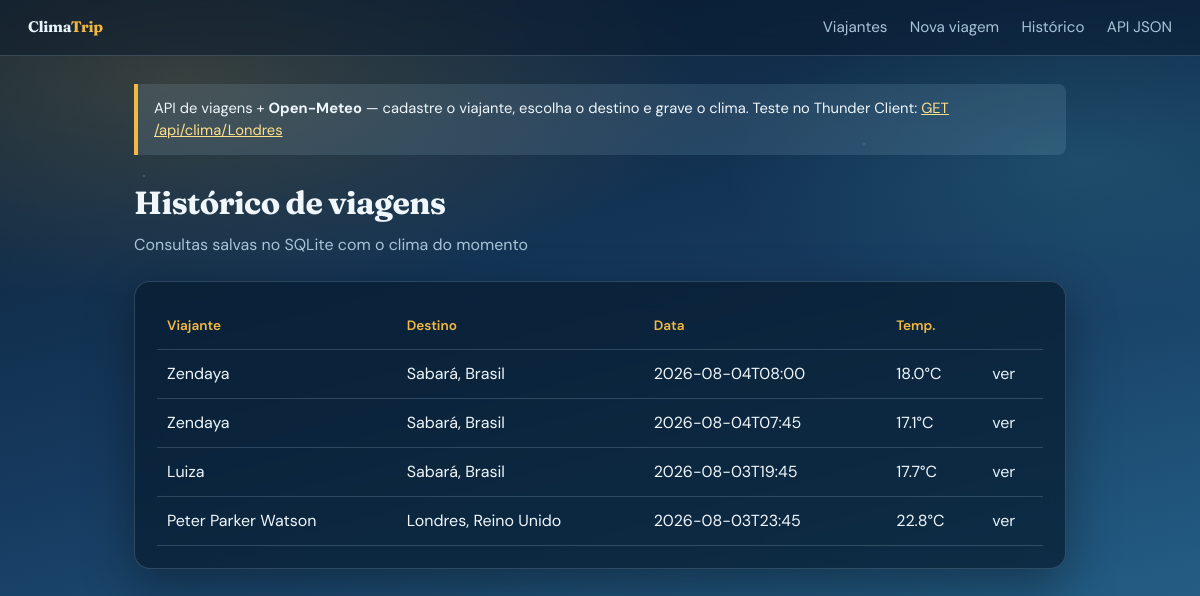
Page /viagens on the committed database.
### models/viagem.py (models this page shows, shortened)
class Viagem(ModeloBase):
    __tablename__ = "viagens"
    viajante_id = db.Column(db.Integer, db.ForeignKey("viajantes.id"), nullable=False)
    destino = db.Column(db.String(120), nullable=False)
    pais = db.Column(db.String(80), default="")
    latitude = db.Column(db.Float, nullable=False)
    longitude = db.Column(db.Float, nullable=False)
    data_consulta = db.Column(db.String(30), nullable=False)
    temperatura_c = db.Column(db.Float, nullable=False)
    vento_kmh = db.Column(db.Float, nullable=False)
    umidade = db.Column(db.Integer, nullable=True)
    codigo_clima = db.Column(db.Integer, nullable=True)
    descricao_clima = db.Column(db.String(80), default="")
    viajante = db.relationship("Viajante", back_populates="viagens")
    @classmethod
    def listar(cls):
        return cls.query.order_by(cls.id.desc()).all()

### models/viajante.py (models this page shows, shortened)
class Viajante(ModeloBase):
    __tablename__ = "viajantes"
    nome = db.Column(db.String(120), nullable=False, unique=True)
    viagens = db.relationship(
        "Viagem",
        back_populates="viajante",
        cascade="all, delete-orphan",
        lazy="dynamic",
    )

### controllers/viagens_controller.py (the view)
@viagens_bp.route("/viagens")
def lista_viagens():
    return render_template("lista_viagens.html", viagens=Viagem.listar())

### views/templates/lista_viagens.html (shortened to what this page needs)
{% extends "layout.html" %}
{% block content %}
<h1>Histórico de viagens</h1>
<p class="subtitulo">Consultas salvas no SQLite com o clima do momento</p>
<section class="painel">
    {% if viagens %}
    <table class="tabela">
        <thead>
            <tr>
                <th>Viajante</th>
                <th>Destino</th>
                <th>Data</th>
                <th>Temp.</th>
                <th></th>
            </tr>
        </thead>
        <tbody>
            {% for v in viagens %}
            <tr>
                <td>{{ v.viajante.nome }}</td>
                <td>{{ v.destino }}{% if v.pais %}, {{ v.pais }}{% endif %}</td>
                <td>{{ v.data_consulta }}</td>
                <td>{{ v.temperatura_c }}°C</td>
                <td><a href="{{ url_for('viagens.detalhe_viagem', viagem_id=v.id) }}">ver</a></td>
            </tr>
            {% endfor %}
        </tbody>
    </table>
    {% else %}
    <p class="vazio">Nenhuma viagem registrada.</p>
    {% endif %}
</section>
{% endblock %}

### views/static/css/style.css (style rules this page uses)
* { box-sizing: border-box; }
:root { --céu-topo: #0b1f33; --céu-meio: #163a5f; --céu-baixo: #2a6f97; --névoa: rgba(186, 230, 253, 0.12); --sol: #f4b942; --sol-suave: #ffe08a; --gelo: #e8f4fc; --texto: #f0f7fc; --texto-suave: #a8c5d8; --card: rgba(8, 28, 48, 0.72); --borda: rgba(168, 197, 216, 0.22); --erro: #ff7b72; --sucesso: #5eead4; --sombra: 0 18px 50px rgba(0, 0, 0, 0.35); }
body { margin: 0; min-height: 100vh; font-family: "DM Sans", sans-serif; color: var(--texto); background: radial-gradient(ellipse 80% 50% at 15% 10%, rgba(244, 185, 66, 0.18), transparent 55%), radial-gradient(ellipse 60% 40% at 90% 20%, rgba(94, 234, 212, 0.12), transparent 50%), linear-gradient(165deg, var(--céu-topo) 0%, var(--céu-meio) 45%, var(--céu-baixo) 100%); background-attachment: fixed; line-height: 1.5; }
body::before { content: ""; position: fixed; inset: 0; pointer-events: none; background-image: radial-gradient(1.5px 1.5px at 12% 22%, rgba(255, 255, 255, 0.35), transparent), radial-gradient(1px 1px at 38% 68%, rgba(255, 255, 255, 0.25), transparent), radial-gradient(1.5px 1.5px at 72% 18%, rgba(255, 255, 255, 0.3), transparent), radial-gradient(1px 1px at 88% 55%, rgba(255, 255, 255, 0.2), transparent); animation: drift 40s linear infinite; opacity: 0.7; z-index: 0; }
h1 { font-family: "Fraunces", serif; font-size: 2rem; margin: 0 0 0.35rem; letter-spacing: -0.02em; }
.subtitulo { color: var(--texto-suave); margin: 0 0 1.5rem; }
.painel { background: var(--card); border: 1px solid var(--borda); border-radius: 16px; padding: 1.4rem; box-shadow: var(--sombra); backdrop-filter: blur(12px); animation: fade-up 0.75s ease both; }
.tabela { width: 100%; border-collapse: collapse; }
.tabela th, .tabela td { padding: 0.75rem 0.6rem; text-align: left; border-bottom: 1px solid var(--borda); }
.tabela th { color: var(--sol); font-weight: 600; font-size: 0.85rem; }
.tabela a { color: var(--gelo); text-decoration: none; }

### rows in the picture
Viagem: viajante.nome "Zendaya", destino "Sabará", pais "Brasil", data_consulta "2026-08-04T08:00", temperatura_c "18.0"
Viagem: viajante.nome "Zendaya", destino "Sabará", pais "Brasil", data_consulta "2026-08-04T07:45", temperatura_c "17.1"
Viagem: viajante.nome "Luiza", destino "Sabará", pais "Brasil", data_consulta "2026-08-03T19:45", temperatura_c "17.7"
Viagem: viajante.nome "Peter Parker Watson", destino "Londres", pais "Reino Unido", data_consulta "2026-08-03T23:45", temperatura_c "22.8"
